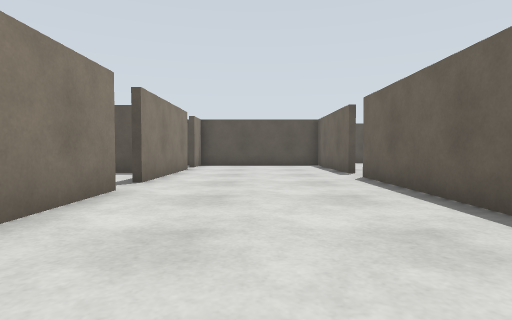
[1] (above)

24 first-person views from a walk through a world built for the Gazebo simulator. The camera is 0.7 m above the floor, tilts 2° down and sees 80° across. The floor is counted in squares, 1 m on a side. Each view is taken from the middle of a square. On the plan, view 1 faces up. The plan holds only what a view shows up to about 10 squares ahead; the rest is blank.

[2]
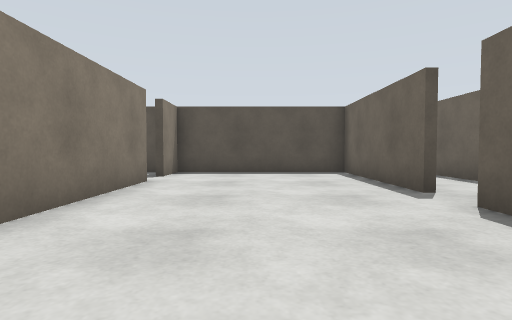

[3]
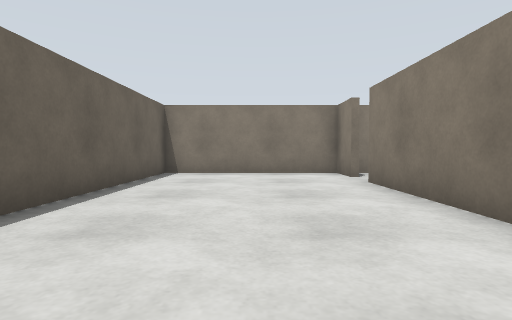

[4]
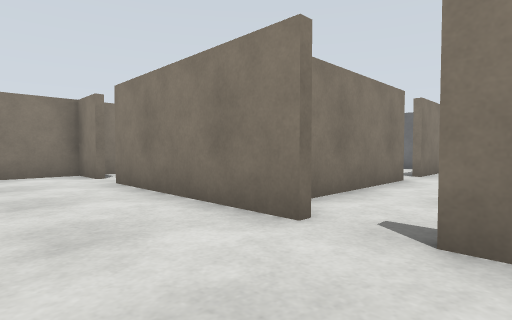

[5]
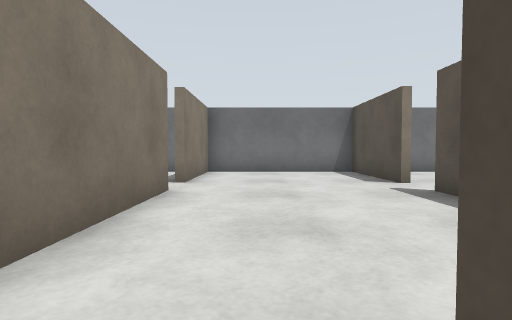

[6]
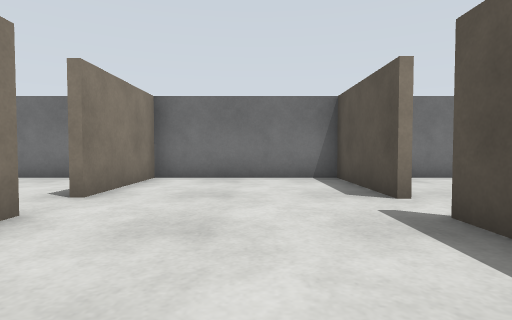

[7]
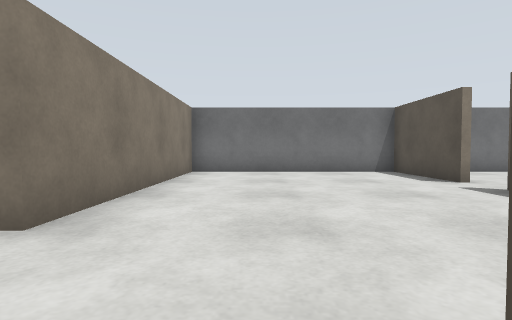

[8]
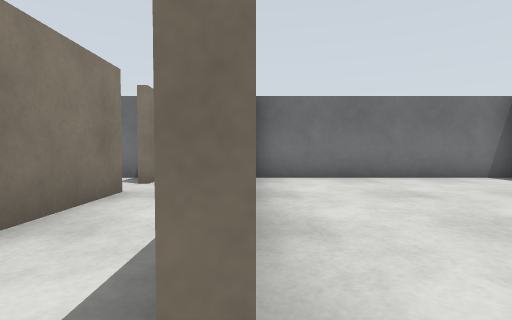

[9]
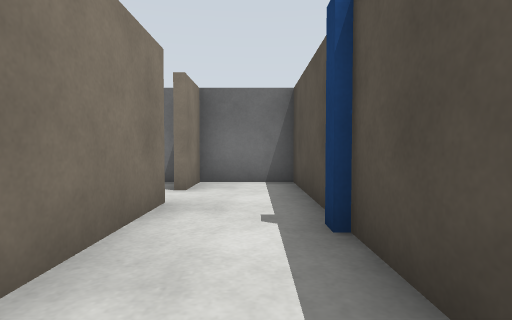

[10]
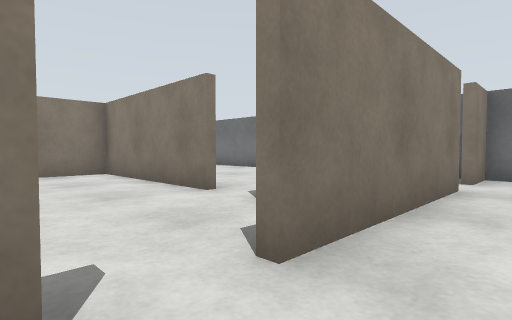

[11]
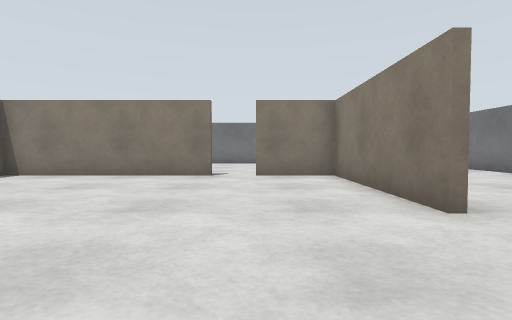

[12]
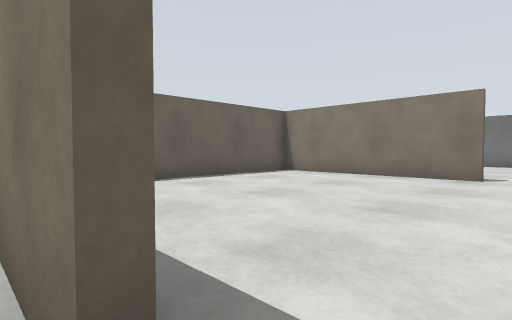

[13]
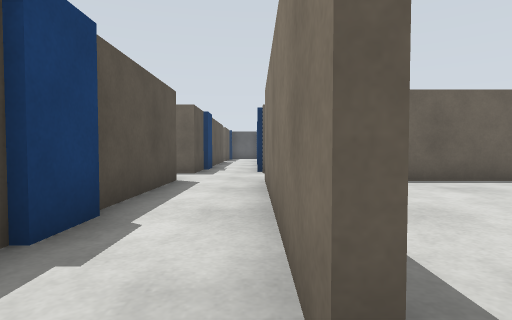

[14]
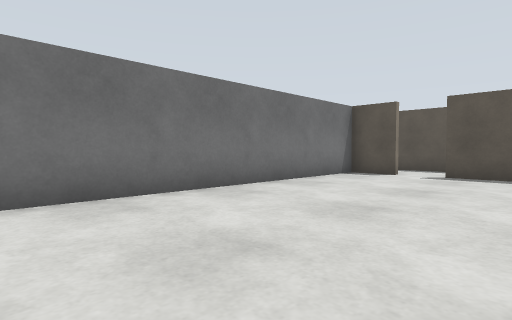

[15]
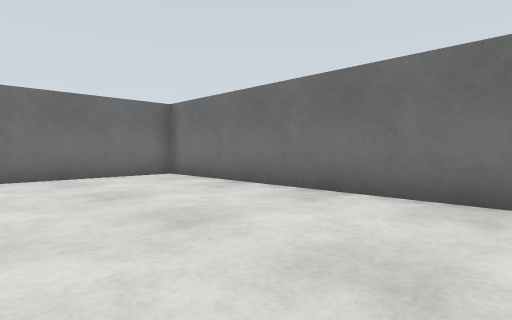

[16]
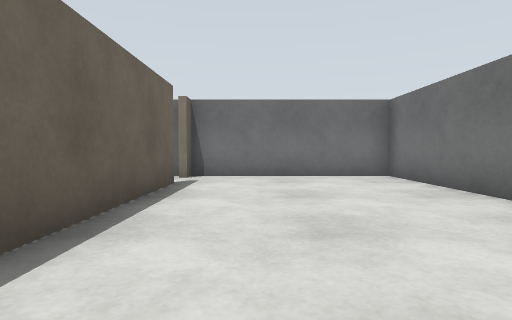

[17]
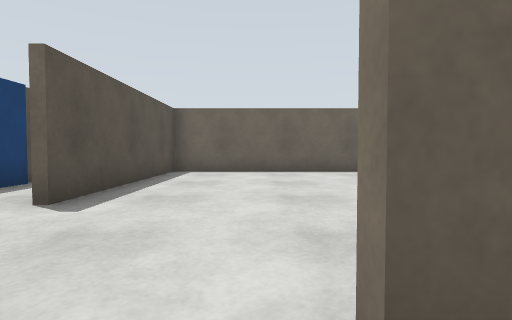

[18]
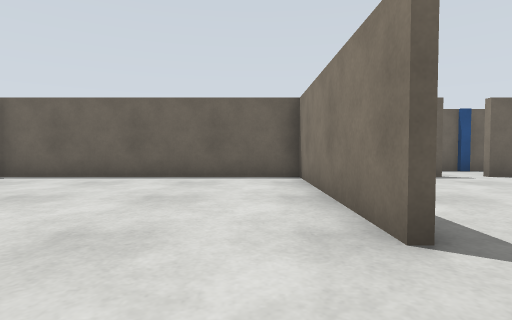

[19]
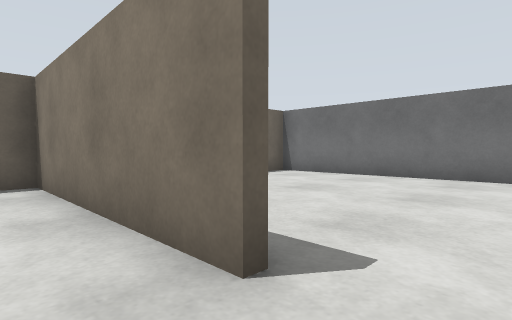

[20]
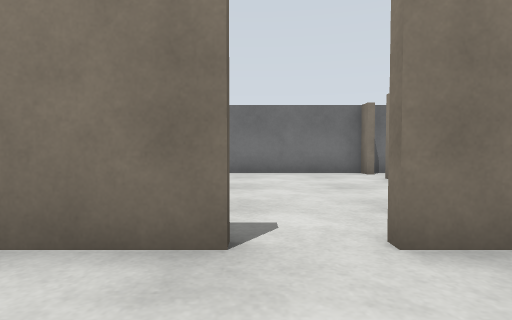

[21]
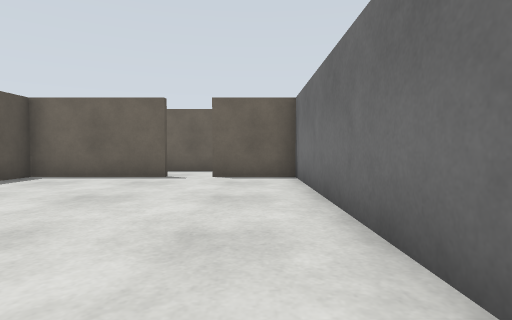

[22]
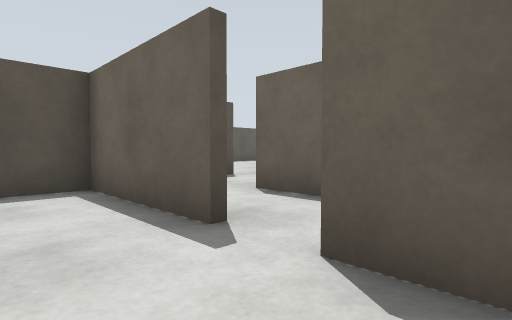

[23]
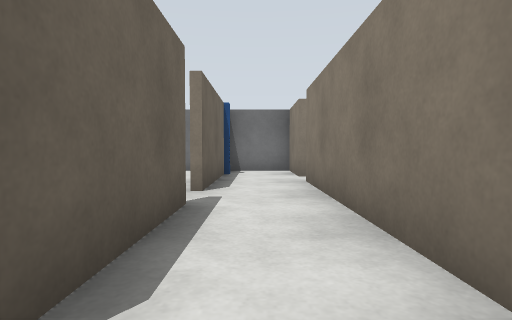

[24]
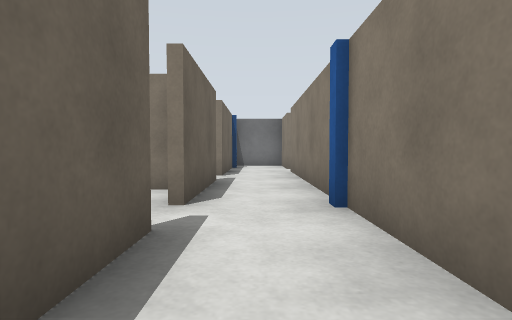

### Floor plan
Ten units are one square. View 1 is at (0, 0); x grows to the right and y downward. Boxes are objects, and circles mark ways between rooms. Rooms are numbered by the first view taken in them; rooms with no view inside come last. Other rooms are left out.
<svg viewBox="-120 -138 185 333">
<path fill="none" stroke="#000" d="M-24 -52 -24 -5M27 -89 27 -133 -15 -133M-25 20 27 20 27 -78M30 22 -19 22M-24 -108 -24 -64M60 22 49 22 49 16M-32 42 28 42M-72 -45 -35 -45M-62 -90 -71 -90M-82 -90 -115 -90 -115 -45 -84 -45M-36 -90 -42 -90M-61 72 -61 121 -40 121M-29 121 27 121 27 44 -32 44M-78 44 -90 44M29 94 29 104M-115 44 -115 190 -65 190M-63 174 -63 130M-55 190 27 190 27 169M27 158 27 123 14 123M29 104 29 158M49 86 49 70M29 72 29 94M49 130 49 98M49 165 49 140M-84 -43 -115 -43 -115 20 -45 20M-86 22 -115 22 -115 44M49 175 49 165M29 169 29 190 49 190M-91 42 -64 42M-59 22 -86 22"/>
<rect x="-35" y="15" width="10" height="10" fill="#bbb"><title>beige box</title></rect>
<rect x="-35" y="5" width="10" height="10" fill="#bbb"><title>beige box</title></rect>
<rect x="-15" y="15" width="10" height="10" fill="#bbb"><title>blue box</title></rect>
<rect x="-65" y="45" width="10" height="20" fill="#bbb"><title>beige box</title></rect>
<rect x="-65" y="35" width="20" height="10" fill="#bbb"><title>beige box</title></rect>
<rect x="25" y="95" width="10" height="10" fill="#bbb"><title>blue box</title></rect>
<rect x="-85" y="15" width="10" height="10" fill="#bbb"><title>blue box</title></rect>
<rect x="-115" y="35" width="20" height="10" fill="#bbb"><title>beige box</title></rect>
<rect x="45" y="175" width="10" height="10" fill="#bbb"><title>blue box</title></rect>
<circle cx="-30" cy="-60" r="3" fill="#2a7"/>
<circle cx="-35" cy="30" r="3" fill="#2a7"/>
<circle cx="40" cy="40" r="3" fill="#2a7"/>
<circle cx="-40" cy="5" r="3" fill="#2a7"/>
<circle cx="-80" cy="-40" r="3" fill="#2a7"/>
<circle cx="-35" cy="120" r="3" fill="#2a7"/>
<circle cx="-60" cy="180" r="3" fill="#2a7"/>
<circle cx="-90" cy="40" r="3" fill="#2a7"/>
<circle cx="-70" cy="30" r="3" fill="#2a7"/>
<circle cx="30" cy="160" r="3" fill="#2a7"/>
<circle cx="40" cy="170" r="3" fill="#2a7"/>
<circle cx="-90" cy="30" r="3" fill="#2a7"/>
<text x="0" y="-40">1</text>
<text x="-70" y="-60">2</text>
<text x="-50" y="90">3</text>
<text x="-20" y="160">4</text>
<text x="40" y="100">5</text>
<text x="-80" y="-10">6</text>
<text x="-100" y="30">7</text>
<text x="40" y="180">8</text>
<text x="-80" y="30">9</text>
</svg>
Room 1 opens to room 2. Room 1 opens to room 3. Room 1 opens to room 5. Room 1 opens to room 6. Room 2 opens to room 6. Room 3 opens to room 4. Room 3 opens to room 7. Room 3 opens to room 9. Room 4 opens to room 5. Room 5 opens to room 8. Room 7 opens to room 9.

Where each view was taken, in squares from view 1:
view 1: 0 up, 0 right, facing up
view 2: 4 up, 0 right, facing up
view 3: 7 up, 0 right, facing down
view 4: 7 up, 0 right, facing down-left
view 5: 6 up, 2 left, facing left
view 6: 7 up, 4 left, facing left
view 7: 0 up, 2 left, facing left
view 8: 2 down, 4 left, facing left
view 9: 3 down, 5 left, facing left
view 10: 3 down, 3 left, facing down-left
view 11: 4 down, 4 left, facing down
view 12: 4 down, 4 left, facing down-right
view 13: 4 down, 4 left, facing right
view 14: 13 down, 7 left, facing up-left
view 15: 11 down, 7 left, facing down-left
view 16: 11 down, 8 left, facing down
view 17: 7 down, 7 left, facing right
view 18: 11 down, 5 left, facing right
view 19: 11 down, 4 left, facing down-right
view 20: 10 down, 3 left, facing down
view 21: 18 down, 5 left, facing right
view 22: 18 down, 1 right, facing up-right
view 23: 9 down, 4 right, facing down
view 24: 6 down, 4 right, facing down
